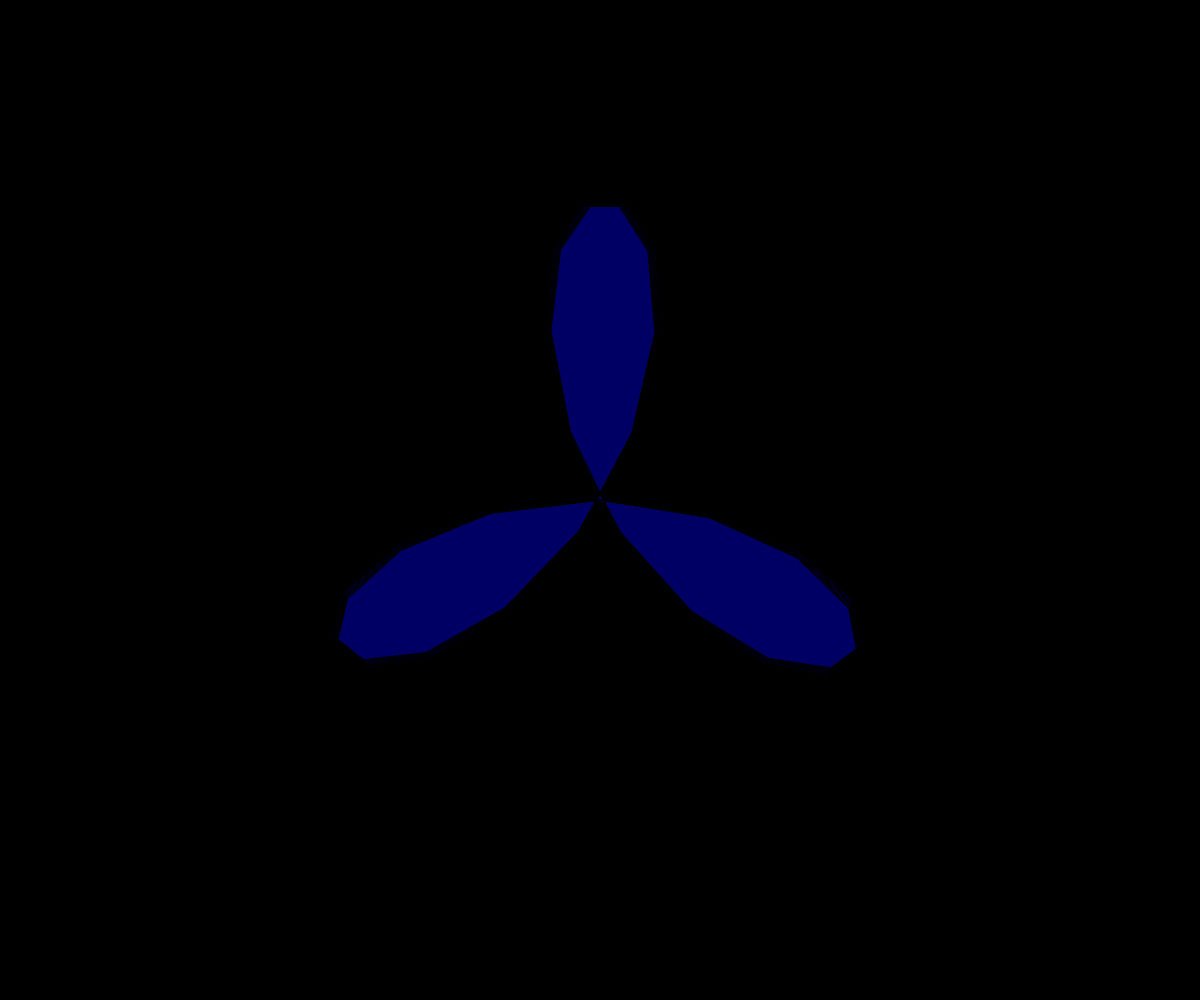
Frame 1 (no input)
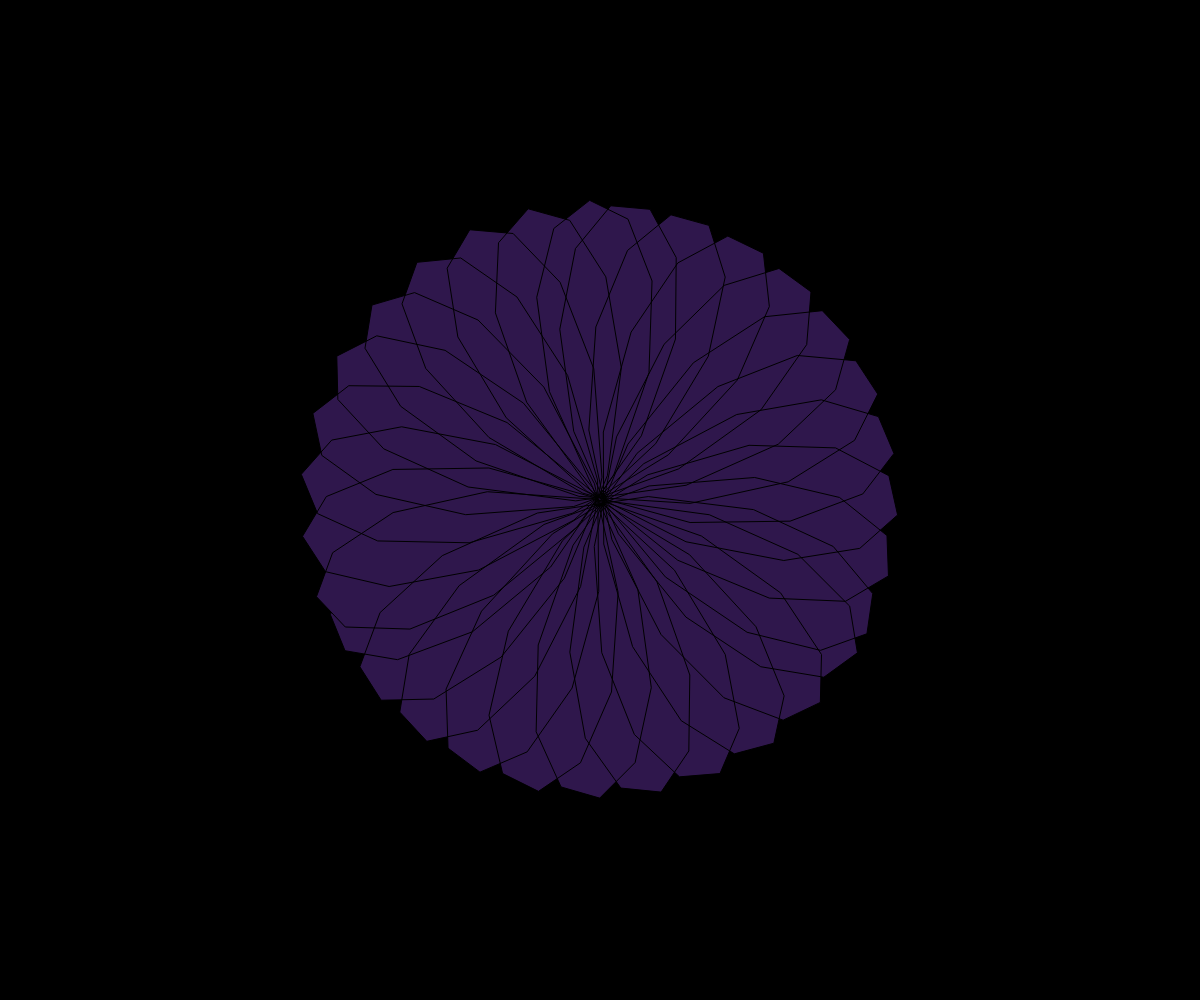
Frame 60 (no input)
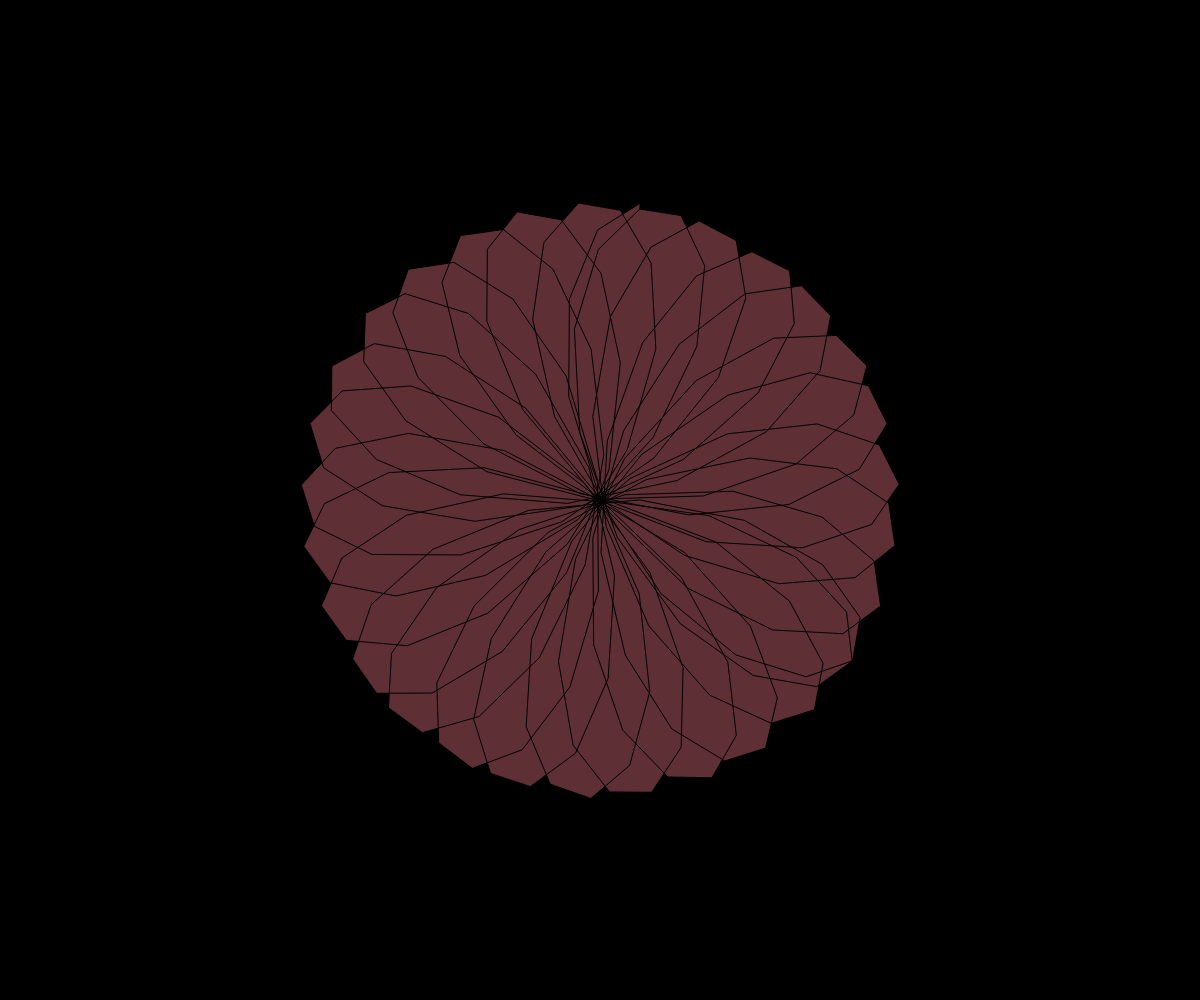
Frame 120 (the mouse pressed at the canvas centre since frame 60)

The p5.js sketch that drew these frames (run headless with seeded random() and noise() and a simulated clock; from frame 60 on, the mouse is pressed at the canvas centre):

// p5.js sketch
// ── sketch.js
/* DM3008 Generative Art, Ashley Hi 2026
 * Week 4 - Waves & Distribution
 * Wave Composition B
*/

var magnify = 300; 
var rotation = 0; 
var radius = 0; 
var elements = 256;

function setup() {
  createCanvas(windowWidth, windowHeight);
  // frameRate(10);
}
 
function draw() {
  background(0);
  elements = 500; 
  radius = (cos(frameCount * 0.0013) + 2) * 10;
  rotation = (sin(frameCount * 0.0011) + 1) * 10;
  
  var spacing = TWO_PI / elements; 
  translate(width * 0.5, height * 0.5);
  var r = (frameCount * 2) % 256;
  var g = (frameCount * 1) % 256;
  var b = 255 - (frameCount % 256);
  fill(r, g, b, 100);
  stroke(0);
  
  beginShape();
  
  for (var i = 0; i < 256; i++) {
      var p = createVector(0,0);
      p.add(sin(spacing * i * radius) * magnify, 0);
      p.rotate(spacing * i * rotation);
      vertex(p.x, p.y);
  }
  
  endShape();
}
